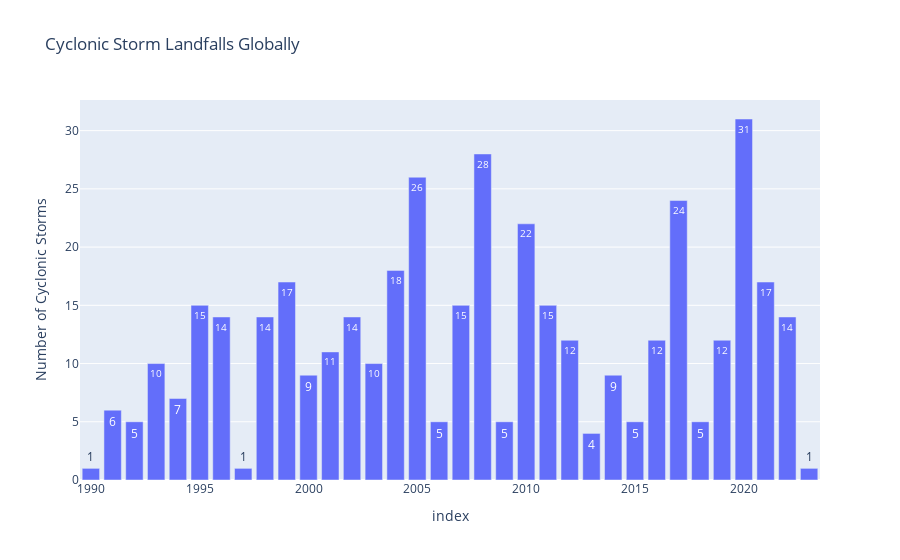

The notebook cell saved with this chart:
### Code cell
px.bar(merged_by_year, x=merged_by_year.index, y=merged_by_year.values, text_auto=True, labels={'x':'Year', 'y':'Number of Cyclonic Storms'}, title='Cyclonic Storm Landfalls Globally')
#px.line(non_usa_hurricanes_per_year, x=non_usa_hurricanes_per_year.index, y=non_usa_hurricanes_per_year.values, title='Hurricane Landfalls in the USA and Internationally')
#px.line(count_data, x=count_data.index, y=count_data.values, title='Hurricane Landfalls in the USA and Internationally')

### Figure 1 — Plotly figure (JSON) as saved in the notebook; plotly's stock layout.template omitted (floating-point values rounded to 4 significant figures)
{"data": [{"alignmentgroup": "True", "hovertemplate": "index=%{x}<br>Number of Cyclonic Storms=%{y}<extra></extra>", "legendgroup": "", "marker": {"color": "#636efa", "pattern": {"shape": ""}}, "name": "", "offsetgroup": "", "orientation": "v", "showlegend": false, "textposition": "auto", "texttemplate": "%{y}", "type": "bar", "x": [1990, 1991, 1992, 1993, 1994, 1995, 1996, 1997, 1998, 1999, 2000, 2001, 2002, 2003, 2004, 2005, 2006, 2007, 2008, 2009, 2010, 2011, 2012, 2013, 2014, 2015, 2016, 2017, 2018, 2019, 2020, 2021, 2022, 2023], "xaxis": "x", "y": [1, 6, 5, 10, 7, 15, 14, 1, 14, 17, 9, 11, 14, 10, 18, 26, 5, 15, 28, 5, 22, 15, 12, 4, 9, 5, 12, 24, 5, 12, 31, 17, 14, 1], "yaxis": "y"}], "layout": {"barmode": "relative", "legend": {"tracegroupgap": 0}, "title": {"text": "Cyclonic Storm Landfalls Globally"}, "xaxis": {"anchor": "y", "domain": [0, 1], "title": {"text": "index"}}, "yaxis": {"anchor": "x", "domain": [0, 1], "title": {"text": "Number of Cyclonic Storms"}}}}
